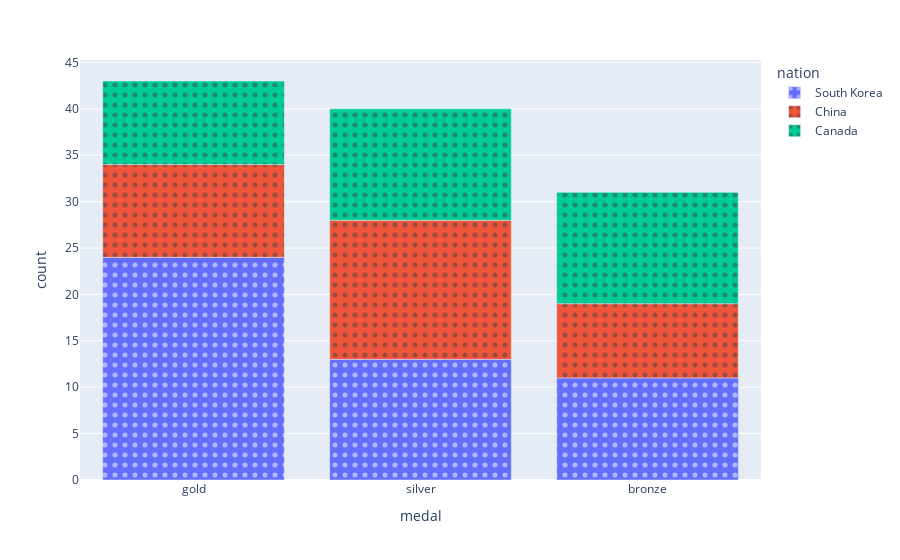

Notebook code for this chart:
### Code cell
px.bar(long_data, x="medal", y="count",
       color="nation", 
       pattern_shape_sequence=[".", "x", "+"]
       )

### Figure 1 — Plotly figure (JSON) as saved in the notebook; plotly's stock layout.template omitted (floating-point values rounded to 4 significant figures)
{"data": [{"alignmentgroup": "True", "hovertemplate": "nation=South Korea<br>medal=%{x}<br>count=%{y}<extra></extra>", "legendgroup": "South Korea", "marker": {"color": "#636efa", "pattern": {"shape": "."}}, "name": "South Korea", "offsetgroup": "South Korea", "orientation": "v", "showlegend": true, "textposition": "auto", "type": "bar", "x": ["gold", "silver", "bronze"], "xaxis": "x", "y": [24, 13, 11], "yaxis": "y"}, {"alignmentgroup": "True", "hovertemplate": "nation=China<br>medal=%{x}<br>count=%{y}<extra></extra>", "legendgroup": "China", "marker": {"color": "#EF553B", "pattern": {"shape": "."}}, "name": "China", "offsetgroup": "China", "orientation": "v", "showlegend": true, "textposition": "auto", "type": "bar", "x": ["gold", "silver", "bronze"], "xaxis": "x", "y": [10, 15, 8], "yaxis": "y"}, {"alignmentgroup": "True", "hovertemplate": "nation=Canada<br>medal=%{x}<br>count=%{y}<extra></extra>", "legendgroup": "Canada", "marker": {"color": "#00cc96", "pattern": {"shape": "."}}, "name": "Canada", "offsetgroup": "Canada", "orientation": "v", "showlegend": true, "textposition": "auto", "type": "bar", "x": ["gold", "silver", "bronze"], "xaxis": "x", "y": [9, 12, 12], "yaxis": "y"}], "layout": {"barmode": "relative", "legend": {"title": {"text": "nation"}, "tracegroupgap": 0}, "margin": {"t": 60}, "xaxis": {"anchor": "y", "domain": [0, 1], "title": {"text": "medal"}}, "yaxis": {"anchor": "x", "domain": [0, 1], "title": {"text": "count"}}}}
